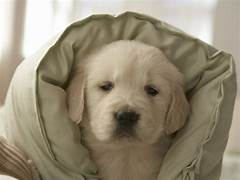
#> input picture imag1.png, 240 x 180 px
$ jupyter execute set1.ipynb   (older library calls are emulated)
#> lines starting #> are read from the running program, lines starting #| are printed output that depends on the picture
[cell 1]
import cv2
import numpy as np

# Load the two images
image1 = cv2.imread('imag1.png')
#> image1 is the input picture: shape (180, 240, 3); mean B, G, R 118.1, 139.6, 149.6
image2 = cv2.imread('imag2.png')
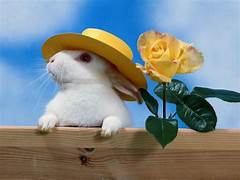
#> input picture imag2.png, 240 x 180 px
#> image2 is the input picture: shape (180, 240, 3); mean B, G, R 137.5, 135.3, 125.6

# Ensure both images are the same size
if image1.shape != image2.shape:
    print("Error: Images must have the same dimensions.")
else:
    # Compute the absolute difference between the two images
    output_image = cv2.absdiff(image1, image2)
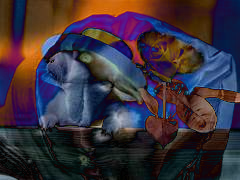
#> output_image: shape (180, 240, 3); mean B, G, R 59.3, 48.1, 59.1
    print(output_image)
#> (printed output is left out)

    # Display the output image
    cv2.imshow("Absolute Difference", output_image)

    # Wait until a key is pressed and close the windows
    cv2.waitKey(0)
    cv2.destroyAllWindows()

[cell 2]
import cv2
import numpy as np
from skimage.feature import hog
from skimage import exposure

# Load and preprocess the image to 64x128
image = cv2.imread('imag1.png', cv2.IMREAD_GRAYSCALE)
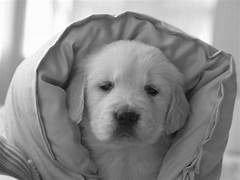
#> image: shape (180, 240); min 3, max 255, mean 139.7
image = cv2.resize(image, (64, 128))
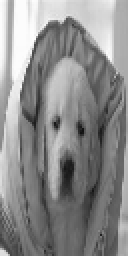
#> image: shape (128, 64) (shown 2 times larger); min 17, max 253, mean 139.6

# Step 2: Calculate Gradients (x and y directions)
gradient_x = cv2.Sobel(image, cv2.CV_64F, 1, 0, ksize=1)
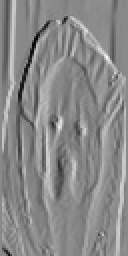
#> gradient_x: shape (128, 64) float64 (shown 2 times larger); min -180, max 153, mean -0.7; drawn with min black and max white
gradient_y = cv2.Sobel(image, cv2.CV_64F, 0, 1, ksize=1)
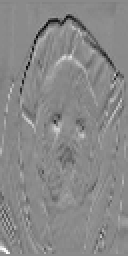
#> gradient_y: shape (128, 64) float64 (shown 2 times larger); min -152, max 128, mean -1.7; drawn with min black and max white

# Step 3: Calculate the Magnitude and Orientation
magnitude = np.sqrt(gradient_x**2 + gradient_y**2)
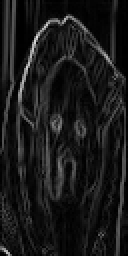
#> magnitude: shape (128, 64) float64 (shown 2 times larger); min 0, max 228, mean 25.5
orientation = np.arctan2(gradient_y, gradient_x) * (180 / np.pi) % 180  # Converting to degrees in [0, 180]
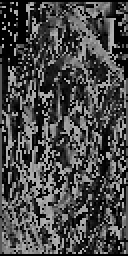
#> orientation: shape (128, 64) float64 (shown 2 times larger); min 0, max 179.4, mean 72.9

# Step 4 & 5: Calculate Histogram of Gradients in 8×8 cells and normalize in 16×16 cells
# Define HOG parameters
cell_size = (8, 8)    # Each cell is 8x8 pixels
block_size = (2, 2)   # Each block contains 2x2 cells (16x16 pixels)
nbins = 9             # Number of orientation bins

# Compute HOG features
hog_features, hog_image = hog(image,
                              orientations=nbins,
                              pixels_per_cell=cell_size,
                              cells_per_block=block_size,
                              block_norm='L2-Hys',
                              visualize=True,
                              transform_sqrt=True)
#> hog_features = 3780 values, max 0.621 at index 252, min 0 at index 2, mean 0.117

print(hog_features)
#> (printed output is left out)

# Step 6: Display HOG features for the complete image
hog_image_rescaled = exposure.rescale_intensity(hog_image, in_range=(0, 10))
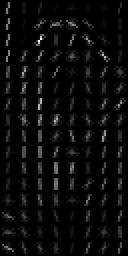
#> hog_image_rescaled: shape (128, 64) float64 (shown 2 times larger); min 0, max 0.263, mean 0.0109; drawn with min black and max white

# Show original and HOG images
cv2.imshow("Original Image", image)
cv2.imshow("HOG Features", hog_image_rescaled)
cv2.waitKey(0)
cv2.destroyAllWindows()
